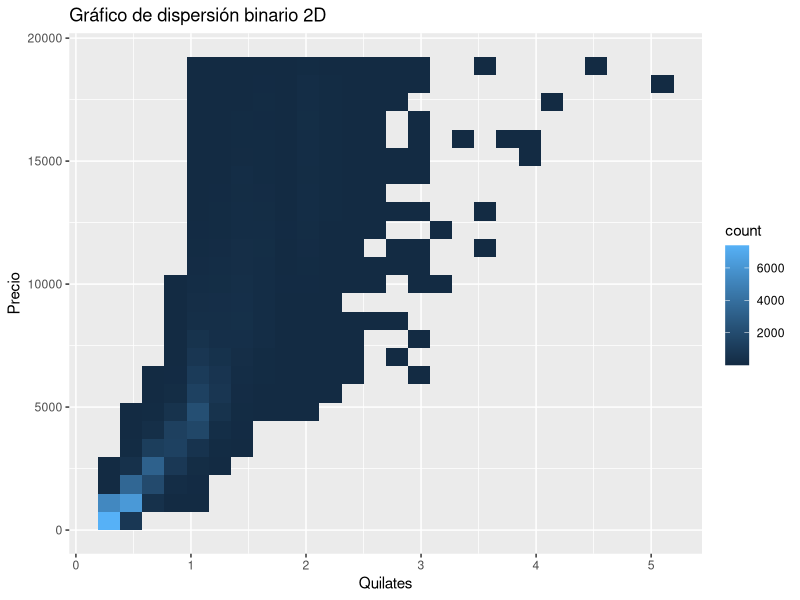
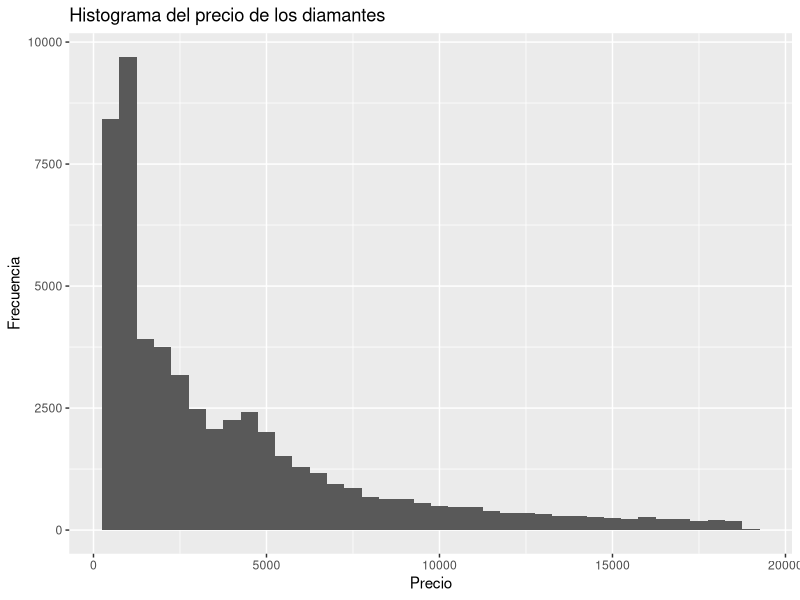

Here is the R script that generated these plots, in order:
rm(list=ls())         # Limpia la lista de objetos 
options(spicen = 999) # para evitar imprimir numeros en notación científica

# Antes de ejecutar las library() deben tener instaladas las respectivas 
# librerías. Esto que se puede hace directamente en la consola con la función
# install.packages("") que se las entregamos a continuación en comentarios:

# install.packages("dplyr")
library(dplyr)

# install.packages("ggplot2")
library(ggplot2)

# A continuación, testearemos el funcionamiento de la librería de ggplot2, 
# la cual nos entregará el df de diamonds y nos permite realizar gráficos.
# Por otro lado, la librería dplyr nos permitirá hacer un resumen y seleccionar
# columnas del df.

# Resumen de los datos de diamonds
summarize(diamonds)

# Seleccionamos las columnas del df diamonds, carat y price.
diamonds_selected <- diamonds %>%
  select(carat, price)

# Probamos la librería ggplot2 utilizando geom_bin_2d
grafico_bin_2d <- ggplot(diamonds_selected, aes(x = carat, y = price)) +
  geom_bin_2d(bins = 25) +
  labs(title = "Gráfico de dispersión binario 2D",
       x = "Quilates",
       y = "Precio")

# Ahora con geom_histogram
grafico_histograma <- ggplot(diamonds_selected, aes(x = price)) +
  geom_histogram(binwidth = 500) +
  labs(title = "Histograma del precio de los diamantes",
       x = "Precio",
       y = "Frecuencia")

# Mostrar ambos gráficos
grafico_bin_2d
grafico_histograma


#ahora se prueba un for and if en R 
partidos <- list(c(2,1),c(3,7),c(6,3))
for (partido in partidos){
  if (partido[1] > partido[2]){
    print("Victoria")
  } else {
    print ("Derrota")
  }
}
